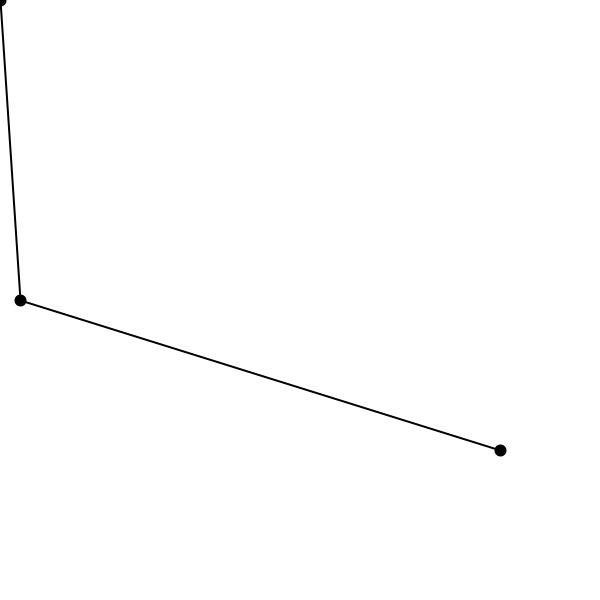
Frame 1 (no input)
Frame 60 (the mouse pressed at the canvas centre just before this capture): identical to frame 1, image omitted
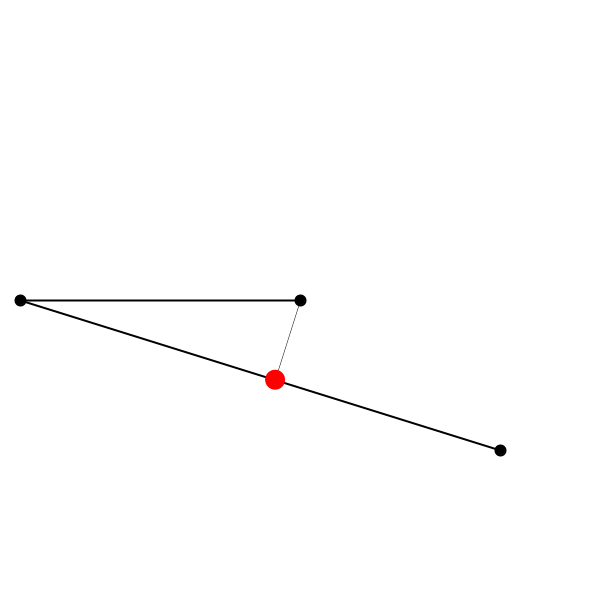
Frame 120 (the mouse held since frame 60 and released just before this capture)

The Processing sketch that drew these frames (run headless with seeded random() and noise(); from frame 60 on, the mouse is pressed at the canvas centre):

// Processing sketch: scalar_Projection6
// ── scalar_Projection6.pde
void setup(){
    size(600,600);
}

void draw(){
  background(255);
  
  PVector a = new PVector(20,300);
  PVector b = new PVector(500,450);
  PVector mouse = new PVector(mouseX,mouseY);
  
  stroke(0);
  strokeWeight(2);
  line(a.x,a.y,b.x,b.y);
  line(a.x,a.y,mouseX, mouseY);
  fill(0);
  ellipse(a.x,a.y,10,10);
  ellipse(b.x,b.y,10,10);
  ellipse(mouseX,mouseY,10,10);
  
  PVector n = scalarProjection(mouse,a,b);
  strokeWeight(0.5);
  line(mouse.x,mouse.y,n.x,n.y);
  noStroke();
  fill(255,0,0);
  ellipse(n.x,n.y,20,20);
  
}

PVector scalarProjection(PVector p_ , PVector a_ , PVector b_){
  PVector ap = PVector.sub(p_,a_);
  PVector ab = PVector.sub(b_,a_);
  ab.normalize();
  ab.mult(ap.dot(ab));
  PVector nP = PVector.add(a_,ab);
  return nP;
}
